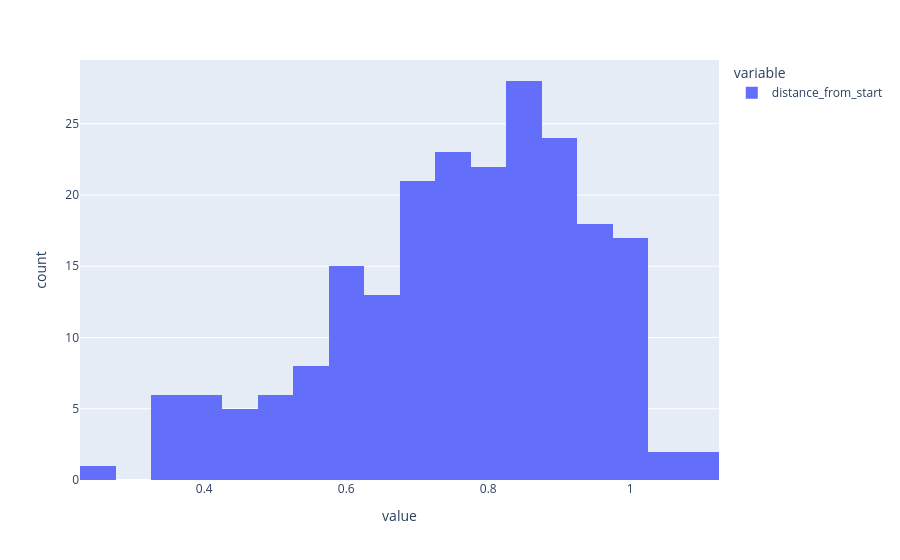

Notebook cell for this chart:
### Code cell
px.histogram(df_country_stats.query(f"year == {end_year}").distance_from_start)

### Figure 1 — Plotly figure (JSON) as saved in the notebook; plotly's stock layout.template omitted (floating-point values rounded to 4 significant figures; data arrays with more than 128 entries replaced by an {"elided": "..."} marker saying what was removed)
{"data": [{"bingroup": "x", "hovertemplate": "variable=distance_from_start<br>value=%{x}<br>count=%{y}<extra></extra>", "legendgroup": "distance_from_start", "marker": {"color": "#636efa", "pattern": {"shape": ""}}, "name": "distance_from_start", "orientation": "v", "showlegend": true, "x": {"elided": "217 float values"}, "xaxis": "x", "yaxis": "y", "type": "histogram"}], "layout": {"xaxis": {"anchor": "y", "domain": [0.0, 1.0], "title": {"text": "value"}}, "yaxis": {"anchor": "x", "domain": [0.0, 1.0], "title": {"text": "count"}}, "legend": {"title": {"text": "variable"}, "tracegroupgap": 0}, "margin": {"t": 60}, "barmode": "relative"}}
